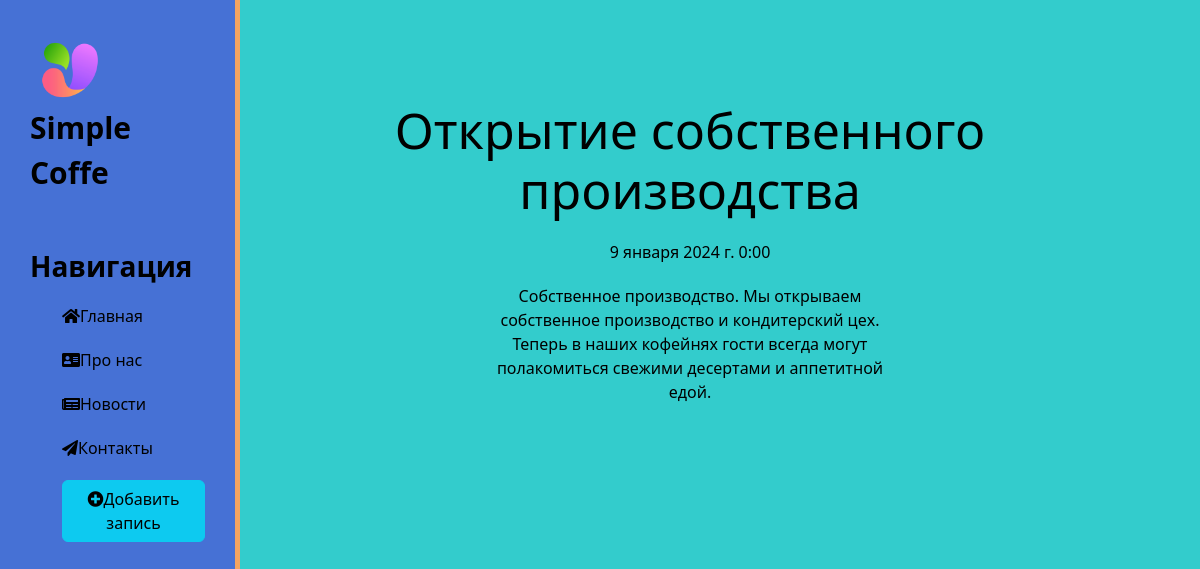
Screenshot of /news/3 with the database file from the repository.
### news/models.py (models this page shows, shortened)
class Articles(models.Model):
    title = models.CharField('Название', max_length=50)
    anons = models.CharField('Анонс', max_length=250)
    full_text = models.TextField('Статья')
    date = models.DateTimeField('Дата публикации')
    class Meta:
        verbose_name = 'Новость'
        verbose_name_plural = 'Новости'

### news/views.py (the view)
# urls.py: path('<int:pk>', views.NewsDetailView.as_view(), name='news-detail')
class NewsDetailView(DetailView):
    model = Articles
    template_name = 'news/details_view.html'
    context_object_name = 'article'

### news/templates/news/details_view.html (shortened to what this page needs)
{% extends 'main/layout.html' %}
{% block content %}
    <div class="features">
        <h1>{{ article.title }}</h1>
        <p>{{ article.date }}</p>
        <p>{{ article.full_text }}</p>
    </div>
{% endblock %}

### main/static/main/css/main.css (style rules this page uses)
body { background: #33CCCC; }
main .features { float: left; color: black; margin-top: 100px; text-align: center; width: 75%; }
main .features h1 { font-size: 50px }
main .features p { max-width: 400px; margin: 20px auto }

### rows the page displays
Articles: title "Открытие собственного производства", date "9 января 2024 г. 0:00", full_text "Собственное производство. Мы открываем собственное производство и кондитерский цех. Теперь в наших кофейнях гости всегда могут полакомиться свежими десертами и аппетитной едой."
